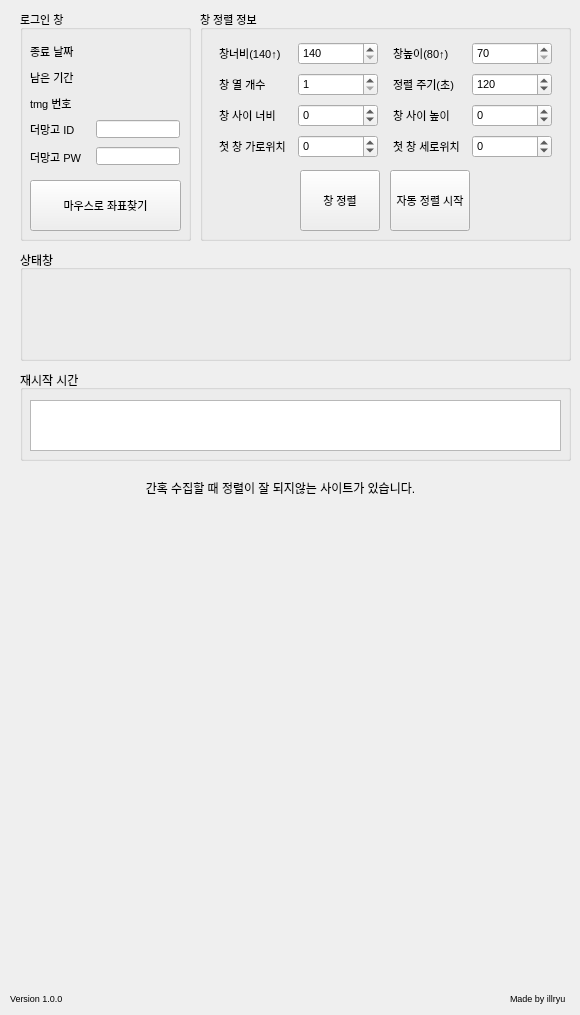
   <widget class="QWidget" name="tab_3">
    <attribute name="title">
     <string>자동 창정렬</string>
    </attribute>
    <widget class="QGroupBox" name="groupBox_11">
     <property name="geometry">
      <rect>
       <x>20</x>
       <y>250</y>
       <width>551</width>
       <height>111</height>
      </rect>
     </property>
     <property name="title">
      <string>상태창</string>
     </property>
     <layout class="QGridLayout" name="gridLayout_2">
      <item row="0" column="0">
       <layout class="QVBoxLayout" name="verticalLayout_12">
        <item>
         <widget class="QLabel" name="alignmenter_status_label_1">
          <property name="font">
           <font>
            <pointsize>12</pointsize>
           </font>
          </property>
          <property name="text">
           <string/>
          </property>
          <property name="alignment">
           <set>Qt::AlignCenter</set>
          </property>
         </widget>
        </item>
        <item>
         <widget class="QLabel" name="alignmenter_status_label_2">
          <property name="font">
           <font>
            <pointsize>12</pointsize>
           </font>
          </property>
          <property name="text">
           <string/>
          </property>
          <property name="alignment">
           <set>Qt::AlignCenter</set>
          </property>
         </widget>
        </item>
        <item>
         <widget class="QLabel" name="alignmenter_status_label_3">
          <property name="font">
           <font>
            <pointsize>12</pointsize>
           </font>
          </property>
          <property name="text">
           <string/>
          </property>
          <property name="alignment">
           <set>Qt::AlignCenter</set>
          </property>
         </widget>
        </item>
       </layout>
      </item>
     </layout>
    </widget>
    <widget class="QGroupBox" name="groupBox_12">
     <property name="geometry">
      <rect>
       <x>20</x>
       <y>10</y>
       <width>171</width>
       <height>231</height>
      </rect>
     </property>
     <property name="font">
      <font>
       <pointsize>8</pointsize>
       <weight>50</weight>
       <italic>false</italic>
       <bold>false</bold>
       <underline>false</underline>
       <kerning>true</kerning>
      </font>
     </property>
     <property name="title">
      <string>로그인 창</string>
     </property>
     <property name="flat">
      <bool>false</bool>
     </property>
     <widget class="QPushButton" name="mouse_position_btn">
      <property name="geometry">
       <rect>
        <x>10</x>
        <y>170</y>
        <width>151</width>
        <height>51</height>
       </rect>
      </property>
      <property name="text">
       <string>마우스로 좌표찾기</string>
      </property>
     </widget>
     <widget class="QWidget" name="verticalLayoutWidget_2">
      <property name="geometry">
       <rect>
        <x>10</x>
        <y>30</y>
        <width>150</width>
        <height>131</height>
       </rect>
      </property>
      <layout class="QVBoxLayout" name="verticalLayout_13">
       <item>
        <layout class="QHBoxLayout" name="horizontalLayout_16">
         <item>
          <widget class="QLabel" name="label_19">
           <property name="minimumSize">
            <size>
             <width>0</width>
             <height>18</height>
            </size>
           </property>
           <property name="maximumSize">
            <size>
             <width>60</width>
             <height>18</height>
            </size>
           </property>
           <property name="text">
            <string>종료 날짜</string>
           </property>
          </widget>
         </item>
         <item>
          <widget class="QLabel" name="alignmenter_decry_expiration_status">
           <property name="minimumSize">
            <size>
             <width>0</width>
             <height>18</height>
            </size>
           </property>
           <property name="maximumSize">
            <size>
             <width>16777215</width>
             <height>18</height>
            </size>
           </property>
           <property name="text">
            <string/>
           </property>
          </widget>
         </item>
        </layout>
       </item>
       <item>
        <layout class="QHBoxLayout" name="horizontalLayout_17">
         <item>
          <widget class="QLabel" name="label_20">
           <property name="minimumSize">
            <size>
             <width>0</width>
             <height>18</height>
            </size>
           </property>
           <property name="maximumSize">
            <size>
             <width>60</width>
             <height>18</height>
            </size>
           </property>
           <property name="text">
            <string>남은 기간</string>
           </property>
          </widget>
         </item>
         <item>
          <widget class="QLabel" name="alignmenter_decry_service_period_status">
           <property name="minimumSize">
            <size>
             <width>0</width>
             <height>18</height>
            </size>
           </property>
           <property name="maximumSize">
            <size>
             <width>16777215</width>
             <height>18</height>
            </size>
           </property>
           <property name="text">
            <string/>
           </property>
          </widget>
         </item>
        </layout>
       </item>
       <item>
        <layout class="QHBoxLayout" name="horizontalLayout_18">
         <item>
          <widget class="QLabel" name="label_21">
           <property name="minimumSize">
            <size>
             <width>0</width>
             <height>18</height>
            </size>
           </property>
           <property name="maximumSize">
            <size>
             <width>60</width>
             <height>18</height>
            </size>
           </property>
           <property name="text">
            <string>tmg 번호</string>
           </property>
          </widget>
         </item>
         <item>
          <widget class="QLabel" name="alignmenter_decry_tmg_status">
           <property name="minimumSize">
            <size>
             <width>0</width>
             <height>18</height>
            </size>
           </property>
           <property name="maximumSize">
            <size>
             <width>16777215</width>
             <height>18</height>
            </size>
           </property>
           <property name="text">
            <string/>
           </property>
          </widget>
         </item>
        </layout>
       </item>
       <item>
        <layout class="QHBoxLayout" name="horizontalLayout_19">
         <item>
          <widget class="QLabel" name="label_22">
           <property name="minimumSize">
            <size>
             <width>60</width>
             <height>18</height>
            </size>
           </property>
           <property name="maximumSize">
            <size>
             <width>16777215</width>
             <height>18</height>
            </size>
           </property>
           <property name="text">
            <string>더망고 ID</string>
           </property>
          </widget>
         </item>
         <item>
          <widget class="QLineEdit" name="Alignmenter_ID_edit">
           <property name="minimumSize">
            <size>
             <width>80</width>
             <height>18</height>
            </size>
           </property>
           <property name="maximumSize">
            <size>
             <width>16777215</width>
             <height>18</height>
            </size>
           </property>
          </widget>
         </item>
        </layout>
       </item>
       <item>
        <layout class="QHBoxLayout" name="horizontalLayout_20">
         <item>
          <widget class="QLabel" name="label_25">
           <property name="minimumSize">
            <size>
             <width>60</width>
             <height>20</height>
            </size>
           </property>
           <property name="maximumSize">
            <size>
             <width>16777215</width>
             <height>18</height>
            </size>
           </property>
           <property name="text">
            <string>더망고 PW</string>
           </property>
          </widget>
         </item>
         <item>
          <widget class="QLineEdit" name="Alignmenter_PW_edit">
           <property name="minimumSize">
            <size>
             <width>80</width>
             <height>18</height>
            </size>
           </property>
           <property name="maximumSize">
            <size>
             <width>16777215</width>
             <height>18</height>
            </size>
           </property>
           <property name="echoMode">
            <enum>QLineEdit::Password</enum>
           </property>
          </widget>
         </item>
        </layout>
       </item>
      </layout>
     </widget>
    </widget>
    <widget class="QGroupBox" name="groupBox_13">
     <property name="geometry">
      <rect>
       <x>200</x>
       <y>10</y>
       <width>371</width>
       <height>231</height>
      </rect>
     </property>
     <property name="font">
      <font>
       <pointsize>8</pointsize>
      </font>
     </property>
     <property name="title">
      <string>창 정렬 정보</string>
     </property>
     <widget class="QWidget" name="verticalLayoutWidget_3">
      <property name="geometry">
       <rect>
        <x>10</x>
        <y>30</y>
        <width>351</width>
        <height>121</height>
       </rect>
      </property>
      <layout class="QVBoxLayout" name="verticalLayout_14">
       <item>
        <layout class="QHBoxLayout" name="horizontalLayout_13">
         <item>
          <layout class="QHBoxLayout" name="horizontalLayout_21">
           <item>
            <widget class="QLabel" name="label_26">
             <property name="minimumSize">
              <size>
               <width>73</width>
               <height>0</height>
              </size>
             </property>
             <property name="maximumSize">
              <size>
               <width>73</width>
               <height>16777215</height>
              </size>
             </property>
             <property name="text">
              <string>창너비(140↑)</string>
             </property>
            </widget>
           </item>
           <item>
            <widget class="QSpinBox" name="window_width_spinBox">
             <property name="minimumSize">
              <size>
               <width>80</width>
               <height>0</height>
              </size>
             </property>
             <property name="maximumSize">
              <size>
               <width>80</width>
               <height>16777215</height>
              </size>
             </property>
             <property name="minimum">
              <number>140</number>
             </property>
             <property name="maximum">
              <number>99999</number>
             </property>
             <property name="value">
              <number>140</number>
             </property>
            </widget>
           </item>
          </layout>
         </item>
         <item>
          <layout class="QHBoxLayout" name="horizontalLayout_22">
           <item>
            <widget class="QLabel" name="label_28">
             <property name="minimumSize">
              <size>
               <width>73</width>
               <height>0</height>
              </size>
             </property>
             <property name="maximumSize">
              <size>
               <width>73</width>
               <height>16777215</height>
              </size>
             </property>
             <property name="text">
              <string>창높이(80↑)</string>
             </property>
            </widget>
           </item>
           <item>
            <widget class="QSpinBox" name="window_height_spinBox">
             <property name="minimumSize">
              <size>
               <width>80</width>
               <height>0</height>
              </size>
             </property>
             <property name="maximumSize">
              <size>
               <width>80</width>
               <height>16777215</height>
              </size>
             </property>
             <property name="minimum">
              <number>70</number>
             </property>
             <property name="maximum">
              <number>99999</number>
             </property>
             <property name="value">
              <number>70</number>
             </property>
            </widget>
           </item>
          </layout>
         </item>
        </layout>
       </item>
       <item>
        <layout class="QHBoxLayout" name="horizontalLayout_23">
         <item>
          <layout class="QHBoxLayout" name="horizontalLayout_24">
           <item>
            <widget class="QLabel" name="label_29">
             <property name="minimumSize">
              <size>
               <width>73</width>
               <height>0</height>
              </size>
             </property>
             <property name="maximumSize">
              <size>
               <width>73</width>
               <height>16777215</height>
              </size>
             </property>
             <property name="text">
              <string>창 열 개수</string>
             </property>
            </widget>
           </item>
           <item>
            <widget class="QSpinBox" name="window_column_amount_spinBox">
             <property name="minimumSize">
              <size>
               <width>80</width>
               <height>0</height>
              </size>
             </property>
             <property name="maximumSize">
              <size>
               <width>80</width>
               <height>16777215</height>
              </size>
             </property>
             <property name="minimum">
              <number>1</number>
             </property>
             <property name="maximum">
              <number>99999</number>
             </property>
            </widget>
           </item>
          </layout>
         </item>
         <item>
          <layout class="QHBoxLayout" name="horizontalLayout_25">
           <item>
            <widget class="QLabel" name="label_30">
             <property name="minimumSize">
              <size>
               <width>73</width>
               <height>0</height>
              </size>
             </property>
             <property name="maximumSize">
              <size>
               <width>73</width>
               <height>16777215</height>
              </size>
             </property>
             <property name="text">
              <string>정렬 주기(초)</string>
             </property>
            </widget>
           </item>
           <item>
            <widget class="QSpinBox" name="alignment_period_spinBox">
             <property name="minimumSize">
              <size>
               <width>80</width>
               <height>0</height>
              </size>
             </property>
             <property name="maximumSize">
              <size>
               <width>80</width>
               <height>16777215</height>
              </size>
             </property>
             <property name="minimum">
              <number>10</number>
             </property>
             <property name="maximum">
              <number>99999</number>
             </property>
             <property name="singleStep">
              <number>1</number>
             </property>
             <property name="value">
              <number>120</number>
             </property>
            </widget>
           </item>
          </layout>
         </item>
        </layout>
       </item>
       <item>
        <layout class="QHBoxLayout" name="horizontalLayout_26">
         <item>
          <layout class="QHBoxLayout" name="horizontalLayout_27">
           <item>
            <widget class="QLabel" name="label_31">
             <property name="minimumSize">
              <size>
               <width>73</width>
               <height>0</height>
              </size>
             </property>
             <property name="maximumSize">
              <size>
               <width>73</width>
               <height>16777215</height>
              </size>
             </property>
             <property name="text">
              <string>창 사이 너비</string>
             </property>
            </widget>
           </item>
           <item>
            <widget class="QSpinBox" name="window_width_gap_spinBox">
             <property name="minimumSize">
              <size>
               <width>80</width>
               <height>0</height>
              </size>
             </property>
             <property name="maximumSize">
              <size>
               <width>80</width>
               <height>16777215</height>
              </size>
             </property>
             <property name="minimum">
              <number>-99999</number>
             </property>
             <property name="maximum">
              <number>99999</number>
             </property>
            </widget>
           </item>
          </layout>
         </item>
         <item>
          <layout class="QHBoxLayout" name="horizontalLayout_28">
           <item>
            <widget class="QLabel" name="label_32">
             <property name="minimumSize">
              <size>
               <width>73</width>
               <height>0</height>
              </size>
             </property>
             <property name="maximumSize">
              <size>
               <width>73</width>
               <height>16777215</height>
              </size>
             </property>
             <property name="text">
              <string>창 사이 높이</string>
             </property>
            </widget>
           </item>
           <item>
            <widget class="QSpinBox" name="window_height_gap_spinBox">
             <property name="minimumSize">
              <size>
               <width>80</width>
               <height>0</height>
              </size>
             </property>
             <property name="maximumSize">
              <size>
               <width>80</width>
               <height>16777215</height>
              </size>
             </property>
             <property name="minimum">
              <number>-99999</number>
             </property>
             <property name="maximum">
              <number>99999</number>
             </property>
            </widget>
           </item>
          </layout>
         </item>
        </layout>
       </item>
       <item>
        <layout class="QHBoxLayout" name="horizontalLayout_29">
         <item>
          <layout class="QHBoxLayout" name="horizontalLayout_30">
           <item>
            <widget class="QLabel" name="label_33">
             <property name="minimumSize">
              <size>
               <width>73</width>
               <height>0</height>
              </size>
             </property>
             <property name="maximumSize">
              <size>
               <width>73</width>
               <height>16777215</height>
              </size>
             </property>
             <property name="text">
              <string>첫 창 가로위치</string>
             </property>
            </widget>
           </item>
           <item>
            <widget class="QSpinBox" name="window_x_position_spinBox">
             <property name="minimumSize">
              <size>
               <width>80</width>
               <height>0</height>
              </size>
             </property>
             <property name="maximumSize">
              <size>
               <width>80</width>
               <height>16777215</height>
              </size>
             </property>
             <property name="minimum">
              <number>-9999</number>
             </property>
             <property name="maximum">
              <number>9999</number>
             </property>
             <property name="value">
              <number>0</number>
             </property>
            </widget>
           </item>
          </layout>
         </item>
         <item>
          <layout class="QHBoxLayout" name="horizontalLayout_31">
           <item>
            <widget class="QLabel" name="label_34">
             <property name="minimumSize">
              <size>
               <width>73</width>
               <height>0</height>
              </size>
             </property>
             <property name="maximumSize">
              <size>
               <width>73</width>
               <height>16777215</height>
              </size>
             </property>
             <property name="text">
              <string>첫 창 세로위치</string>
             </property>
            </widget>
           </item>
           <item>
            <widget class="QSpinBox" name="window_y_position_spinBox">
             <property name="minimumSize">
              <size>
               <width>80</width>
               <height>0</height>
              </size>
             </property>
             <property name="maximumSize">
              <size>
               <width>80</width>
               <height>16777215</height>
              </size>
             </property>
             <property name="minimum">
              <number>-9999</number>
             </property>
             <property name="maximum">
              <number>9999</number>
             </property>
             <property name="value">
              <number>0</number>
             </property>
            </widget>
           </item>
          </layout>
         </item>
        </layout>
       </item>
      </layout>
     </widget>
     <widget class="QPushButton" name="auto_Alignment_ctrl_btn">
      <property name="geometry">
       <rect>
        <x>190</x>
        <y>160</y>
        <width>80</width>
        <height>61</height>
       </rect>
      </property>
      <property name="minimumSize">
       <size>
        <width>80</width>
        <height>0</height>
       </size>
      </property>
      <property name="maximumSize">
       <size>
        <width>80</width>
        <height>16777215</height>
       </size>
      </property>
      <property name="text">
       <string>자동 정렬 시작</string>
      </property>
     </widget>
     <widget class="QPushButton" name="Alignment_ctrl_btn">
      <property name="geometry">
       <rect>
        <x>100</x>
        <y>160</y>
        <width>80</width>
        <height>61</height>
       </rect>
      </property>
      <property name="minimumSize">
       <size>
        <width>80</width>
        <height>0</height>
       </size>
      </property>
      <property name="maximumSize">
       <size>
        <width>80</width>
        <height>16777215</height>
       </size>
      </property>
      <property name="text">
       <string>창 정렬</string>
      </property>
     </widget>
    </widget>
    <widget class="QLabel" name="label_40">
     <property name="geometry">
      <rect>
       <x>10</x>
       <y>990</y>
       <width>61</width>
       <height>16</height>
      </rect>
     </property>
     <property name="font">
      <font>
       <family>Arial</family>
       <pointsize>7</pointsize>
      </font>
     </property>
     <property name="text">
      <string>Version 1.0.0</string>
     </property>
    </widget>
    <widget class="QLabel" name="label_41">
     <property name="geometry">
      <rect>
       <x>510</x>
       <y>990</y>
       <width>61</width>
       <height>16</height>
      </rect>
     </property>
     <property name="font">
      <font>
       <family>Arial</family>
       <pointsize>7</pointsize>
      </font>
     </property>
     <property name="text">
      <string>Made by illryu</string>
     </property>
    </widget>
    <widget class="QGroupBox" name="groupBox_21">
     <property name="geometry">
      <rect>
       <x>20</x>
       <y>370</y>
       <width>551</width>
       <height>91</height>
      </rect>
     </property>
     <property name="title">
      <string>재시작 시간</string>
     </property>
     <widget class="QListWidget" name="auto_alignment_time_listWidget">
      <property name="geometry">
       <rect>
        <x>10</x>
        <y>30</y>
        <width>531</width>
        <height>51</height>
       </rect>
      </property>
     </widget>
    </widget>
    <widget class="QLabel" name="label_35">
     <property name="geometry">
      <rect>
       <x>110</x>
       <y>480</y>
       <width>341</width>
       <height>16</height>
      </rect>
     </property>
     <property name="text">
      <string>간혹 수집할 때 정렬이 잘 되지않는 사이트가 있습니다.</string>
     </property>
     <property name="alignment">
      <set>Qt::AlignCenter</set>
     </property>
    </widget>
   </widget>
